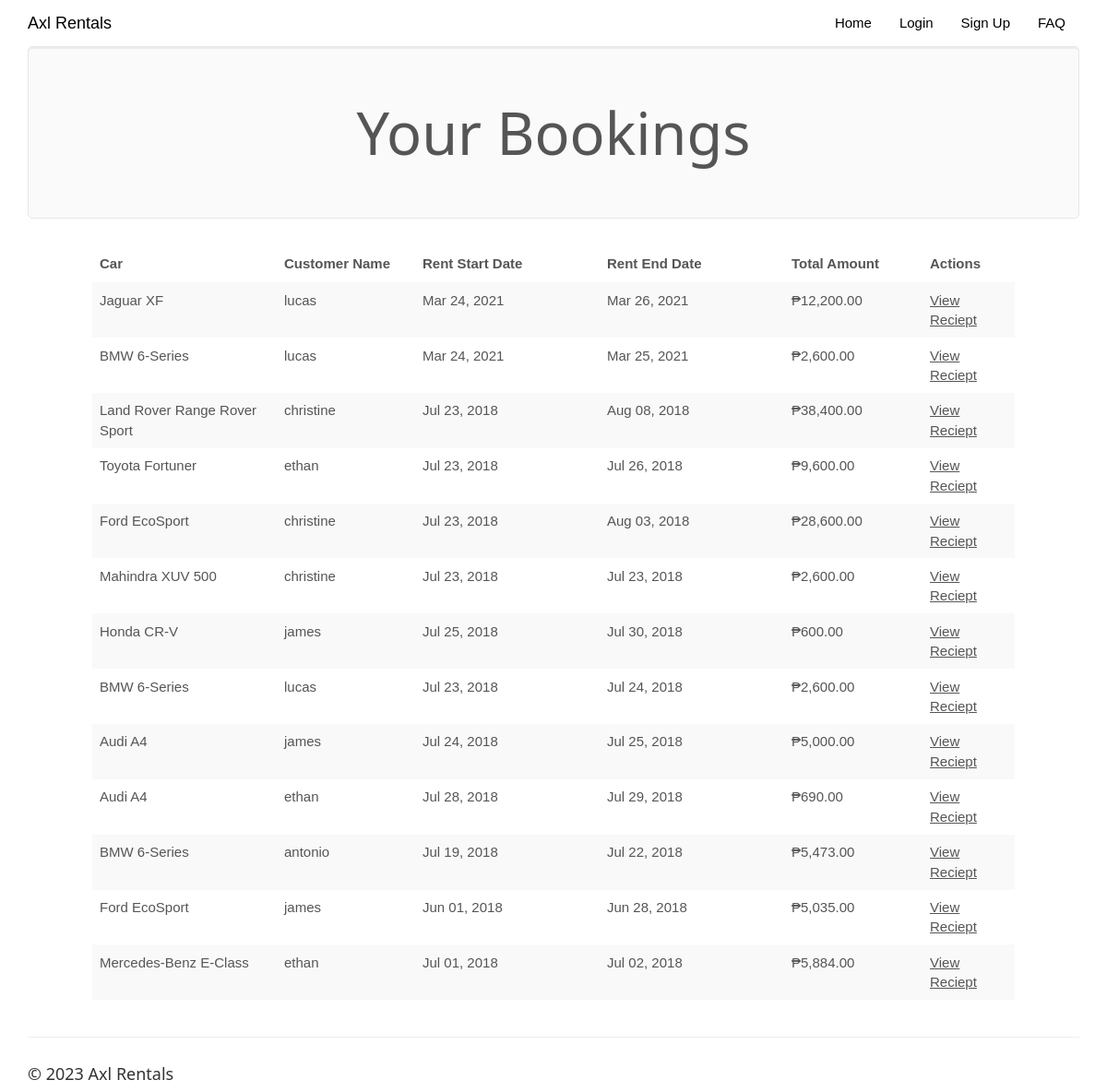
The page /clientview.php on the database as committed earlier.
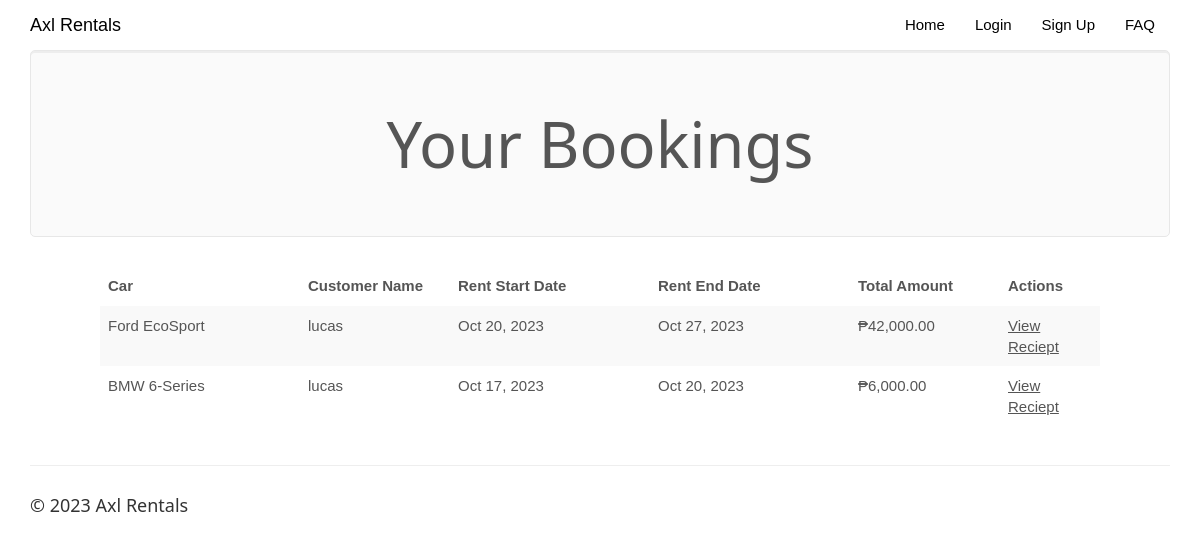
The same page on the database as committed later.
### tables this page shows
CREATE TABLE `rentedcars` (
  `id` int(100) NOT NULL,
  `customer_username` varchar(50) NOT NULL,
  `car_id` int(20) NOT NULL,
  `booking_date` date NOT NULL,
  `rent_start_date` date NOT NULL,
  `rent_end_date` date NOT NULL,
  `car_return_date` date DEFAULT NULL,
  `fare` double NOT NULL,
  `charge_type` varchar(25) NOT NULL DEFAULT 'days',
  `distance` double DEFAULT NULL,
  `no_of_days` int(50) DEFAULT NULL,
  `total_amount` double DEFAULT NULL,
  `return_status` varchar(10) NOT NULL,
  `booking_status` varchar(255) NOT NULL,
  `reciept_image` varchar(255) NOT NULL
);

CREATE TABLE `cars` (
  `car_id` int(20) NOT NULL,
  `car_name` varchar(50) NOT NULL,
  `car_nameplate` varchar(50) NOT NULL,
  `car_fare` int(255) NOT NULL,
  `car_img` varchar(50) DEFAULT 'NA',
  `car_availability` varchar(10) NOT NULL
);

### clientview.php (the view, shortened to what this page needs)
<!DOCTYPE html>
<html>
<?php
$conn = Connect();
?>
<head>
<link rel="stylesheet" href="assets/bootstrap/css/bootstrap.min.css">
<link rel="stylesheet" href="assets/fonts/font-awesome.min.css">
<link rel="stylesheet" href="assets/w3css/w3.css">
<link rel="stylesheet" type="text/css" href="assets/css/customerlogin.css">
<link rel="stylesheet" type="text/css" media="screen" href="assets/css/clientpage.css" />
</head>
<body id="page-top" data-spy="scroll" data-target=".navbar-fixed-top">
    <nav class="navbar navbar-custom navbar-fixed-top" role="navigation" style="color: black">
        <div class="container">
            <div class="navbar-header">
                <a class="navbar-brand page-scroll" href="index.php">
                   Axl Rentals </a>
            </div>
            <?php
if (isset($_SESSION['login_client'])) {
    ?>
            <div class="collapse navbar-collapse navbar-right navbar-main-collapse">
                <ul class="nav navbar-nav">
                    <li>
                        <a href="index.php">Home</a>
                    </li>
                    <li>
                        <a href="#"><span class="glyphicon glyphicon-user"></span> Welcome <?php echo $_SESSION['login_client']; ?></a>
                    </li>
                    <li>
                    <ul class="nav navbar-nav navbar-right">
            <li><a href="#" class="dropdown-toggle active" data-toggle="dropdown" role="button" aria-haspopup="true" aria-expanded="false"><span class="glyphicon glyphicon-user"></span> Control Panel <span class="caret"></span> </a>
                <ul class="dropdown-menu">
              <li> <a href="entercar.php">Add Car</a></li>
              <li> <a href="clientview.php">History</a></li>
              <li> <a href="pending_bookings_admin.php">Pending Bookings</a></li>
              <li> <a href="pending_users.php">Pending Users</a></li>
              <li> <a href="all_users.php">Users</a></li>
            </ul>
            </li>
          </ul>
                    </li>
                    <li>
                        <a href="logout.php"><span class="glyphicon glyphicon-log-out"></span> Logout</a>
                    </li>
                </ul>
            </div>
            <?php
} else {
    ?>
            <div class="collapse navbar-collapse navbar-right navbar-main-collapse">
                <ul class="nav navbar-nav">
                    <li>
                        <a href="index.php">Home</a>
                    </li>
                                <li>
                                    <a href="customerlogin.php">Login</a>
                                </li>
                                <li>
                                    <a href="customersignup.php">Sign Up</a>
                                </li>
                    <li>
                        <a href="#"> FAQ </a>
                    </li>
                </ul>
            </div>
                <?php }
?>
        </div>
    </nav>
<?php $login_client = $_SESSION['login_client'];
$sql1 = "SELECT * FROM rentedcars rc, cars WHERE cars.car_id = rc.car_id AND rc.return_status = 'R' order by id desc";
$result1 = $conn->query($sql1);
if (mysqli_num_rows($result1) > 0) {
    ?>
<div class="container">
      <div class="jumbotron">
        <h1 class="text-center">Your Bookings</h1>
      </div>
    </div>
    <div class="table-responsive" style="padding-left: 100px; padding-right: 100px;" >
<table class="table table-striped">
  <thead class="thead-dark">
<tr>
<th width="20%">Car</th>
<th width="15%">Customer Name</th>
<th width="20%">Rent Start Date</th>
<th width="20%">Rent End Date</th>
<th width="15%">Total Amount</th>
<th width="15%">Actions</th>
</tr>
</thead>
<?php
while ($row = mysqli_fetch_assoc($result1)) {
        ?>
<tr>
<td><?php echo $row["car_name"]; ?></td>
<td><?php echo $row["customer_username"]; ?></td>
<td><?php echo date('M d, Y', strtotime($row["rent_start_date"])); ?></td>
<td><?php echo date('M d, Y', strtotime($row["rent_end_date"])); ?></td>
<td><?php echo '₱' . number_format($row["total_amount"], 2); ?></td>
<td>
    <a href="view_pictures.php?src=<?php echo $row["reciept_image"]; ?>"> View Reciept </a>
</td>
</tr>
<?php }?>
                </table>
                </div>
            <?php
}?>
</body>
<footer class="site-footer">
        <div class="container">
            <hr>
            <div class="row">
                <div class="col-sm-6">
                    <h5>© <?php echo date("Y"); ?> Axl Rentals</h5>
                </div>
            </div>
        </div>
    </footer>
</html>

### assets/w3css/w3.css (style rules this page uses)
*,*:before,*:after { box-sizing:inherit }
html { -ms-text-size-adjust:100%;-webkit-text-size-adjust:100% }
body { margin:0 }
article,aside,details,figcaption,figure,footer,header,main,menu,nav,section,summary { display:block }
a { background-color:transparent;-webkit-text-decoration-skip:objects }
hr { box-sizing:content-box;height:0;overflow:visible }
html,body { font-family:Verdana,sans-serif;font-size:15px;line-height:1.5 }
html { overflow-x:hidden }
h1 { font-size:36px }
h5 { font-size:18px }
h1,h2,h3,h4,h5,h6 { font-family:"Segoe UI",Arial,sans-serif;font-weight:400;margin:10px 0 }
hr { border:0;border-top:1px solid #eee;margin:20px 0 }
a { color:inherit }

### assets/css/customerlogin.css (style rules this page uses)
body, html { height: 100%; }
body { padding-top: 50px; background-size: 100%; }
footer { display: block; }

Rows that differ between the two databases and show on the page:
removed rentedcars: car.car_name "Jaguar XF", customer_username "lucas", rent_start_date "Mar 24, 2021", rent_end_date "Mar 26, 2021", total_amount "12,200.00"
removed rentedcars: car.car_name "BMW 6-Series", customer_username "lucas", rent_start_date "Mar 24, 2021", rent_end_date "Mar 25, 2021", total_amount "2,600.00"
removed rentedcars: car.car_name "Land Rover Range Rover Sport", customer_username "christine", rent_start_date "Jul 23, 2018", rent_end_date "Aug 08, 2018", total_amount "38,400.00"
removed rentedcars: car.car_name "Toyota Fortuner", customer_username "ethan", rent_start_date "Jul 23, 2018", rent_end_date "Jul 26, 2018", total_amount "9,600.00"
removed rentedcars: car.car_name "Ford EcoSport", customer_username "christine", rent_start_date "Jul 23, 2018", rent_end_date "Aug 03, 2018", total_amount "28,600.00"
removed rentedcars: car.car_name "Mahindra XUV 500", customer_username "christine", rent_start_date "Jul 23, 2018", rent_end_date "Jul 23, 2018", total_amount "2,600.00"
removed rentedcars: car.car_name "Honda CR-V", customer_username "james", rent_start_date "Jul 25, 2018", rent_end_date "Jul 30, 2018", total_amount "600.00"
removed rentedcars: car.car_name "BMW 6-Series", customer_username "lucas", rent_start_date "Jul 23, 2018", rent_end_date "Jul 24, 2018", total_amount "2,600.00"
removed rentedcars: car.car_name "Audi A4", customer_username "james", rent_start_date "Jul 24, 2018", rent_end_date "Jul 25, 2018", total_amount "5,000.00"
removed rentedcars: car.car_name "Audi A4", customer_username "ethan", rent_start_date "Jul 28, 2018", rent_end_date "Jul 29, 2018", total_amount "690.00"
removed rentedcars: car.car_name "BMW 6-Series", customer_username "antonio", rent_start_date "Jul 19, 2018", rent_end_date "Jul 22, 2018", total_amount "5,473.00"
removed rentedcars: car.car_name "Ford EcoSport", customer_username "james", rent_start_date "Jun 01, 2018", rent_end_date "Jun 28, 2018", total_amount "5,035.00"
removed rentedcars: car.car_name "Mercedes-Benz E-Class", customer_username "ethan", rent_start_date "Jul 01, 2018", rent_end_date "Jul 02, 2018", total_amount "5,884.00"
added rentedcars: car.car_name "Ford EcoSport", customer_username "lucas", rent_start_date "Oct 20, 2023", rent_end_date "Oct 27, 2023", total_amount "42,000.00"
added rentedcars: car.car_name "BMW 6-Series", customer_username "lucas", rent_start_date "Oct 17, 2023", rent_end_date "Oct 20, 2023", total_amount "6,000.00"
